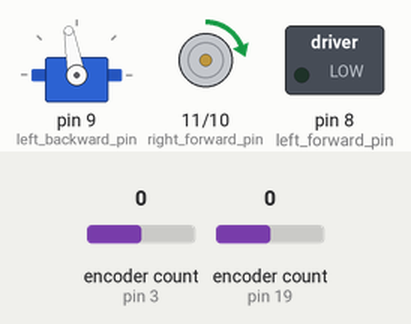
Recording of a sketch running on a simulated Arduino Uno, built with avr-gcc and run on an emulated ATmega328P. Shown: servo, motor-driver pin pairs drawn as motors (green arrow = first pin HIGH = forward, orange = second pin HIGH = backward, longer = more drive), switched loads named in the sketch (green lamp = pin HIGH). Inputs (shaded band) come from the test bench; at power-on: encoder count (sensors on pin 3, pin 19) 0. What the sketch prints to the serial monitor is not drawn.

Above: at 1.2 s.
1.3 s: encoder count (sensor on pin 3) set to 1
Timing chart, 0 to 4.3 s (numbered marks = the images above; inputs shaded):
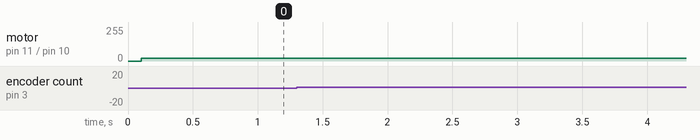

Measured:
- after the input at 1.3 s, motor on pin 11 (right_forward_pin) / pin 10 (right_backward_pin): forward 20/255 → forward 19/255 at once

The sketch:

Golfshoot234.ino
```cpp
#include <Wire.h>
#include <VL53L0X.h>
#include <Servo.h>
#include <PID_v1.h>

#include <Encoder.h>
#include <Arduino.h>


#define right_forward_pin 11
#define right_backward_pin 10
#define left_forward_pin 8
#define left_backward_pin 9


#define speed 200
#define wheel_setoff 10

#define DEBUG
//#define DEBUG3
//#define DEBUG_ENC
//#define DEBUG2
//#define DEBUGOUTPUT
#define DEBUGINTERMEDIATE

//#define DEBUGPID

#define ENCODER_USE_INTERRUPTS

Encoder right_enc(3,2);
Encoder left_enc(19,18);

double setpointr, inputr, outputr;
double rp = 40, ri = 0, rd = 0;
double setpointl, inputl, outputl;
double lp = 40, li = 0, ld = 0;

PID pid_right(&inputr, &outputr, &setpointr, rp, ri, rd, 0);
PID pid_left(&inputl, &outputl, &setpointl, lp, li, ld, 0);

static const float ticks_per_cm = 1700 / (2* PI); // TODO: measure this value
static const float steps_per_cm = 50.0; // TODO: measure this value

static const int in_loop_delay = 0;

/*** 111111111111111111111111111111111111111111111111111111111111111111111111111111111111234*/

VL53L0X sensor;
Servo myservo;

/***11111111111111111111111111111111111111111111111111111111111111111111111111111111111111111111111*/

void reset_r_PID(){
  inputr = 0;
  outputr = 0;
  setpointr = 0;
  pid_right.SetMode(MANUAL);
  pid_right.SetMode(AUTOMATIC);
  pid_right.SetOutputLimits(-255., 255);
}

void reset_l_PID(){
  inputl = 0;
  outputl = 0;
  setpointl = 0;
  pid_left.SetMode(MANUAL);
  pid_left.SetMode(AUTOMATIC);
  pid_left.SetOutputLimits(-255., 255);
}

float ticks_to_cm(long count){
  return count / ticks_per_cm;
}
int cm_to_ticks(float cm){
  return cm * steps_per_cm;
}
/***
 * Rotates the bot around a point on the axis of the wheels.
 * @param degrees the degrees of the rotation in degrees
 * @param distanceOnAxis the distance in cm from the center between the wheels, positive is to the right
 * @param speed the speed in %
 * @endcond rotation is done
 * @author Team Emily
 */


void drive_differential (float left_distance, float right_distance, float s = 50){
  reset_l_PID();
  reset_r_PID();


  float total_dist = max(abs(left_distance), abs(right_distance));
  float left_ratio = left_distance / total_dist;
  float right_ratio = right_distance / total_dist;

  left_enc.write(0);
  right_enc.write(0);


  for(float step = 0; step <= total_dist; step+= .05){
    setpointl = (step * left_ratio);
    setpointr = (step * right_ratio);

    {
      #ifdef DEBUG3

      Serial.print("Setpoint Left: ");
      Serial.print(setpoint2);
      Serial.print(" cm, Setpoint Right: ");
      Serial.print(setpoint1);
      Serial.println(" cm");
      #endif
    }

    inputl = ticks_to_cm(left_enc.read());
    inputr = ticks_to_cm(right_enc.read());

{
    #ifdef DEBUG2
    Serial.print("Input Left: ");
    Serial.print(inputl);
    Serial.print(" cm, Input Right: ");
    Serial.print(inputr);
    Serial.println(" cm");

    //Ticks
    Serial.print("Ticks Left: ");
    Serial.print(left_enc.read());
    Serial.print(", Ticks Right: ");
    Serial.print(right_enc.read());
    Serial.println();
    #endif
}
    pid_left.Compute();
    pid_right.Compute();

    #ifdef DEBUGOUTPUT
    Serial.print("Output Left: ");
    Serial.print(outputl);
    Serial.print(", Output Right: ");
    Serial.println(outputr);
    #endif

    #ifdef DEBUGPID
    Serial.print("PID Left in: ");
    Serial.print(inputl);
    Serial.print(", out: ");
    Serial.print(outputl);
    Serial.print(", setpoint: ");
    Serial.println(setpointl);
    Serial.print("PID Right in: ");
    Serial.print(inputr);
    Serial.print(", out: ");
    Serial.print(outputr);
    Serial.print(", setpoint: ");
    Serial.println(setpointr);
    #endif


    if(outputr > 0){
      analogWrite(right_forward_pin, constrain(abs(outputr), 0, 255)); // TODO: some translation
      analogWrite(right_backward_pin, 0);
    }else{
      analogWrite(right_backward_pin, constrain(abs(outputr), 0, 255));
      analogWrite(right_forward_pin, 0);
    }

    if(outputl > 0){
      analogWrite(left_forward_pin, constrain(abs(outputl), 0, 255)); // TODO: some translation
      analogWrite(left_backward_pin, 0);
    }else{
      analogWrite(left_backward_pin, constrain(abs(outputl), 0, 255));
      analogWrite(left_forward_pin, 0);
    }

    delay(in_loop_delay);
  }
  setpointl = left_distance;
  setpointr = right_distance;

  #ifdef DEBUGINTERMEDIATE
  Serial.print("PID Left in: ");
  Serial.print(inputl);
  Serial.print(", out: ");
  Serial.print(outputl);
  Serial.print(", setpoint: ");
  Serial.println(setpointl);
  Serial.print("PID Right in: ");
  Serial.print(inputr);
  Serial.print(", out: ");
  Serial.print(outputr);
  Serial.print(", setpoint: ");
  Serial.println(setpointr);

  // Encoder values
  Serial.print("Ticks Left: ");
  Serial.print(left_enc.read());
  Serial.print(", Ticks Right: ");
  Serial.print(right_enc.read());
  Serial.println();
  #endif

  bool reached = false;
  unsigned long reached_time = 0;

  while (true) {
    inputl = ticks_to_cm(left_enc.read());
    inputr = ticks_to_cm(right_enc.read());

    pid_left.Compute();
    pid_right.Compute();

    if(outputr > 0){
      analogWrite(right_forward_pin, constrain(abs(outputr), 0, 255));
      analogWrite(right_backward_pin, 0);
    }else{
      analogWrite(right_backward_pin, constrain(abs(outputr), 0, 255));
      analogWrite(right_forward_pin, 0);
    }

    if(outputl > 0){
      analogWrite(left_forward_pin, constrain(abs(outputl), 0, 255));
      analogWrite(left_backward_pin, 0);
    }else{
      analogWrite(left_backward_pin, constrain(abs(outputl), 0, 255));
      analogWrite(left_forward_pin, 0);
    }

    if (!reached && abs(inputl - setpointl) <= 0.1 && abs(inputr - setpointr) <= 0.1) {
      reached = true;
      reached_time = millis();
    }

    // If reached, check if 2 seconds have passed
    if (reached && (millis() - reached_time >= 2000)) {
      break;
    }

    delay(in_loop_delay);
  }

  analogWrite(left_forward_pin, 0);
  analogWrite(right_forward_pin, 255);
  analogWrite(left_backward_pin, 0);
  analogWrite(right_backward_pin, 255);

  #ifdef DEBUG
  Serial.println("Done Rotating");
  #endif

}

void rotate (float deg, float dist = 0, float s = 50){
  pid_right.SetMode(AUTOMATIC);
  pid_left.SetMode(AUTOMATIC);

  float left_wheel_circ = (wheel_setoff + dist) * 2 * PI;
  float right_wheel_circ = (-wheel_setoff + dist) * 2 * PI;
  float middle_circ = dist * 2 * PI; // maybe for later


  float left_dist = left_wheel_circ * (deg / 360);
  float right_dist = right_wheel_circ * (deg / 360);

  #ifdef DEBUG
  Serial.print("Left Wheel Circumference: ");
  Serial.print(left_wheel_circ);
  Serial.print(" cm, Right Wheel Circumference: ");
  Serial.print(right_wheel_circ);
  Serial.print(" cm, Middle Circumference: ");
  Serial.print(middle_circ);
  Serial.println(" cm");
  Serial.print("Left Distance: ");
  Serial.print(left_dist);
  Serial.print(" cm, Right Distance: ");
  Serial.print(right_dist);
  Serial.println(" cm");
  #endif

  drive_differential(left_dist, right_dist, s);

}


void drive(float dist, float s = 50){
  drive_differential(dist, dist, s);
}


void test_rotate_serial() {
  if (Serial.available() > 0) {
    String input = Serial.readStringUntil('\n');
    float dist = input.toFloat();
    if (dist != 0.0) {
      Serial.print("Rotating: ");
      Serial.println(dist);
      drive_differential(dist, 0 );
      Serial.println("Done rotating.");
    }
    // print overshoot
    delay(2000);
    float distl = ticks_to_cm(left_enc.read());
    float distr = ticks_to_cm(right_enc.read());
    Serial.print("Left Distance: ");
    Serial.print(distl);
    Serial.print(" cm, Right Distance: ");
    Serial.print(distr);
    Serial.println(" cm");


  }

}

int pos = 0;

void setup() {
  myservo.attach(9);
  myservo.write(100);


  Serial.begin(9600);
  Wire.begin();

  sensor.init();
  sensor.setTimeout(500);

  Serial.println("VL53L0X-Sensor bereit!");
}


void loop() {
  drive(0.5);
  delay(10);
  int distance = sensor.readRangeSingleMillimeters();

  if (sensor.timeoutOccurred()) {
    Serial.print("Timeout! ");
  }

  Serial.print("Abstand: ");
  Serial.print(distance);
  Serial.println(" mm");

  if (distance <= 130){
    Serial.println("shoot");
    myservo.write(20);
    for (pos = 0; pos <= 100; pos++) { // goes from 180 degrees to 0 degrees
    myservo.write(pos);              // tell servo to go to position in variable 'pos'
    delay(20);                       // waits 15 ms for the servo to reach the position
  }
  }

  delay(1000);
}
```
